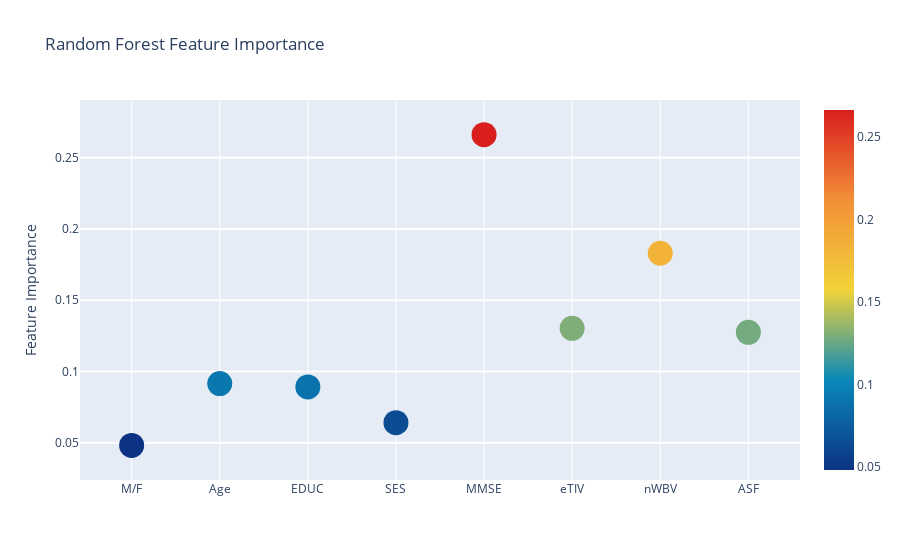
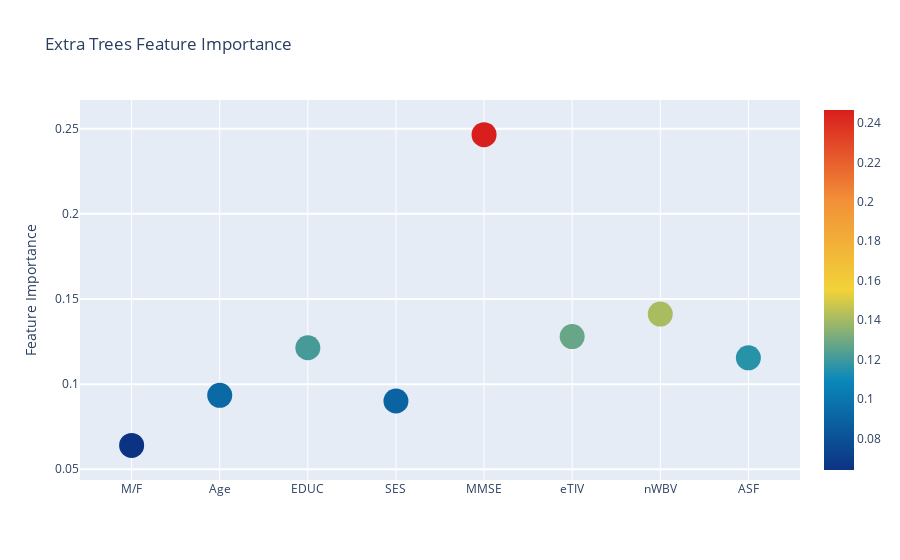
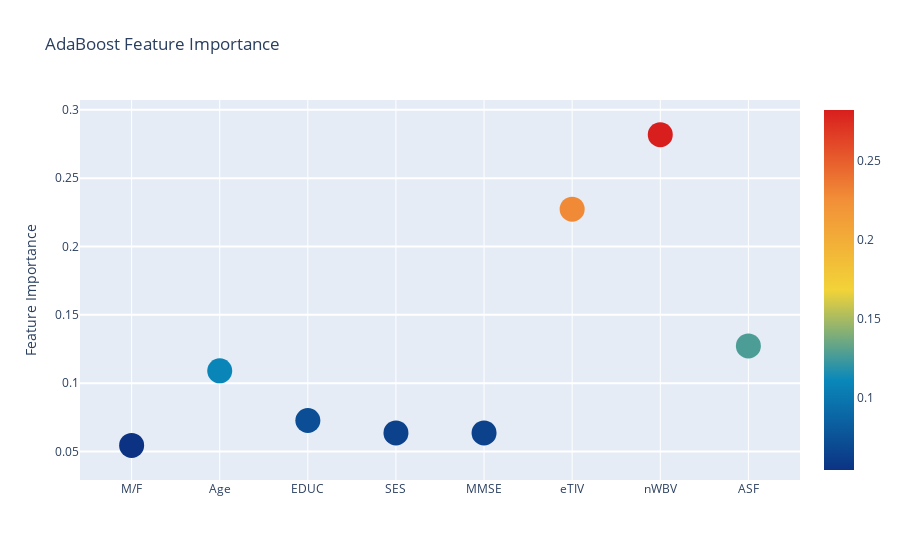
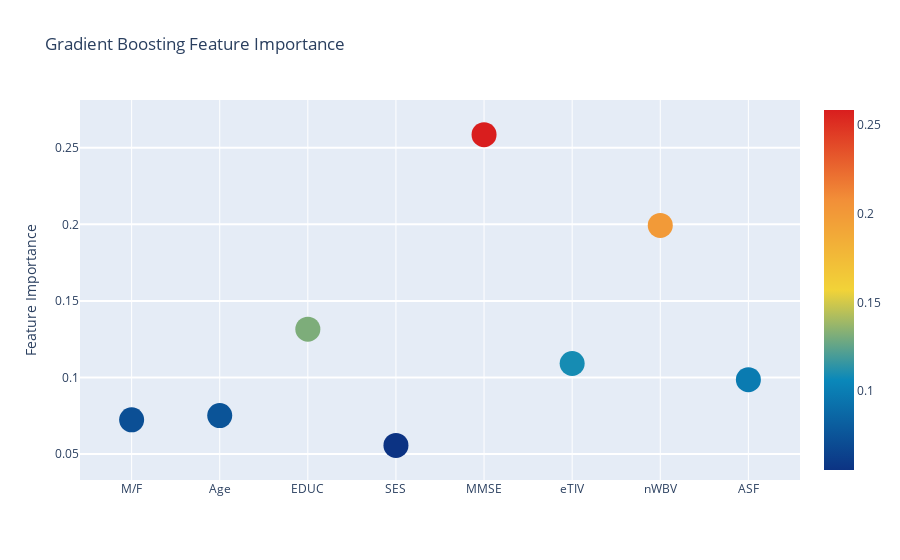

Here is the notebook cell these charts were saved with, in order:
### Markdown cell above
## Graphics:

### Code cell
# Scatter plot 
trace = go.Scatter(
    y = feature_dataframe['Random Forest feature importances'].values,
    x = feature_dataframe['features'].values,
    mode='markers',
    marker=dict(
        sizemode = 'diameter',
        sizeref = 1,
        size = 25,
#       size= feature_dataframe['AdaBoost feature importances'].values,
        #color = np.random.randn(500), #set color equal to a variable
        color = feature_dataframe['Random Forest feature importances'].values,
        colorscale='Portland',
        showscale=True
    ),
    text = feature_dataframe['features'].values
)
data = [trace]

layout= go.Layout(
    autosize= True,
    title= 'Random Forest Feature Importance',
    hovermode= 'closest',
#     xaxis= dict(
#         title= 'Pop',
#         ticklen= 5,
#         zeroline= False,
#         gridwidth= 2,
#     ),
    yaxis=dict(
        title= 'Feature Importance',
        ticklen= 5,
        gridwidth= 2
    ),
    showlegend= False
)
fig = go.Figure(data=data, layout=layout)
py.iplot(fig,filename='scatter2010')

# Scatter plot 
trace = go.Scatter(
    y = feature_dataframe['Extra Trees  feature importances'].values,
    x = feature_dataframe['features'].values,
    mode='markers',
    marker=dict(
        sizemode = 'diameter',
        sizeref = 1,
        size = 25,
#       size= feature_dataframe['AdaBoost feature importances'].values,
        #color = np.random.randn(500), #set color equal to a variable
        color = feature_dataframe['Extra Trees  feature importances'].values,
        colorscale='Portland',
        showscale=True
    ),
    text = feature_dataframe['features'].values
)
data = [trace]

layout= go.Layout(
    autosize= True,
    title= 'Extra Trees Feature Importance',
    hovermode= 'closest',
#     xaxis= dict(
#         title= 'Pop',
#         ticklen= 5,
#         zeroline= False,
#         gridwidth= 2,
#     ),
    yaxis=dict(
        title= 'Feature Importance',
        ticklen= 5,
        gridwidth= 2
    ),
    showlegend= False
)
fig = go.Figure(data=data, layout=layout)
py.iplot(fig,filename='scatter2010')

# Scatter plot 
trace = go.Scatter(
    y = feature_dataframe['AdaBoost feature importances'].values,
    x = feature_dataframe['features'].values,
    mode='markers',
    marker=dict(
        sizemode = 'diameter',
        sizeref = 1,
        size = 25,
#       size= feature_dataframe['AdaBoost feature importances'].values,
        #color = np.random.randn(500), #set color equal to a variable
        color = feature_dataframe['AdaBoost feature importances'].values,
        colorscale='Portland',
        showscale=True
    ),
    text = feature_dataframe['features'].values
)
data = [trace]

layout= go.Layout(
    autosize= True,
    title= 'AdaBoost Feature Importance',
    hovermode= 'closest',
#     xaxis= dict(
#         title= 'Pop',
#         ticklen= 5,
#         zeroline= False,
#         gridwidth= 2,
#     ),
    yaxis=dict(
        title= 'Feature Importance',
        ticklen= 5,
        gridwidth= 2
    ),
    showlegend= False
)
fig = go.Figure(data=data, layout=layout)
py.iplot(fig,filename='scatter2010')

# Scatter plot 
trace = go.Scatter(
    y = feature_dataframe['Gradient Boost feature importances'].values,
    x = feature_dataframe['features'].values,
    mode='markers',
    marker=dict(
        sizemode = 'diameter',
        sizeref = 1,
        size = 25,
#       size= feature_dataframe['AdaBoost feature importances'].values,
        #color = np.random.randn(500), #set color equal to a variable
        color = feature_dataframe['Gradient Boost feature importances'].values,
        colorscale='Portland',
        showscale=True
    ),
    text = feature_dataframe['features'].values
)
data = [trace]

layout= go.Layout(
    autosize= True,
    title= 'Gradient Boosting Feature Importance',
    hovermode= 'closest',
#     xaxis= dict(
#         title= 'Pop',
#         ticklen= 5,
#         zeroline= False,
#         gridwidth= 2,
#     ),
    yaxis=dict(
        title= 'Feature Importance',
        ticklen= 5,
        gridwidth= 2
    ),
    showlegend= False
)
fig = go.Figure(data=data, layout=layout)
py.iplot(fig,filename='scatter2010')

trace = go.Scatter(
    y = feature_dataframe['Xgboost feature importances'].values,
    x = feature_dataframe['features'].values,
    mode='markers',
    marker=dict(
        sizemode = 'diameter',
        sizeref = 1,
        size = 25,
#       size= feature_dataframe['AdaBoost feature importances'].values,
        #color = np.random.randn(500), #set color equal to a variable
        color = feature_dataframe['Xgboost feature importances'].values,
        colorscale='Portland',
        showscale=True
    ),
    text = feature_dataframe['features'].values
)
data = [trace]

layout= go.Layout(
    autosize= True,
    title= 'XgboostFeature Importance',
    hovermode= 'closest',
#     xaxis= dict(
#         title= 'Pop',
#         ticklen= 5,
#         zeroline= False,
#         gridwidth= 2,
#     ),
    yaxis=dict(
        title= 'Feature Importance',
        ticklen= 5,
        gridwidth= 2
    ),
    showlegend= False
)
fig = go.Figure(data=data, layout=layout)
py.iplot(fig,filename='scatter2010')

### Figure 1 — Plotly figure (JSON) as saved in the notebook; plotly's stock layout.template omitted (floating-point values rounded to 4 significant figures)
{"data": [{"marker": {"color": [0.04813, 0.09149, 0.08919, 0.06406, 0.2663, 0.1303, 0.183, 0.1275], "colorscale": [[0, "rgb(12,51,131)"], [0.25, "rgb(10,136,186)"], [0.5, "rgb(242,211,56)"], [0.75, "rgb(242,143,56)"], [1, "rgb(217,30,30)"]], "showscale": true, "size": 25, "sizemode": "diameter", "sizeref": 1}, "mode": "markers", "text": ["M/F", "Age", "EDUC", "SES", "MMSE", "eTIV", "nWBV", "ASF"], "type": "scatter", "x": ["M/F", "Age", "EDUC", "SES", "MMSE", "eTIV", "nWBV", "ASF"], "y": [0.04813, 0.09149, 0.08919, 0.06406, 0.2663, 0.1303, 0.183, 0.1275]}], "layout": {"autosize": true, "hovermode": "closest", "showlegend": false, "title": {"text": "Random Forest Feature Importance"}, "yaxis": {"gridwidth": 2, "ticklen": 5, "title": {"text": "Feature Importance"}}}}

### Figure 2 — Plotly figure (JSON) as saved in the notebook; plotly's stock layout.template omitted (floating-point values rounded to 4 significant figures)
{"data": [{"marker": {"color": [0.06404, 0.09341, 0.1214, 0.09011, 0.2465, 0.1279, 0.1411, 0.1155], "colorscale": [[0, "rgb(12,51,131)"], [0.25, "rgb(10,136,186)"], [0.5, "rgb(242,211,56)"], [0.75, "rgb(242,143,56)"], [1, "rgb(217,30,30)"]], "showscale": true, "size": 25, "sizemode": "diameter", "sizeref": 1}, "mode": "markers", "text": ["M/F", "Age", "EDUC", "SES", "MMSE", "eTIV", "nWBV", "ASF"], "type": "scatter", "x": ["M/F", "Age", "EDUC", "SES", "MMSE", "eTIV", "nWBV", "ASF"], "y": [0.06404, 0.09341, 0.1214, 0.09011, 0.2465, 0.1279, 0.1411, 0.1155]}], "layout": {"autosize": true, "hovermode": "closest", "showlegend": false, "title": {"text": "Extra Trees Feature Importance"}, "yaxis": {"gridwidth": 2, "ticklen": 5, "title": {"text": "Feature Importance"}}}}

### Figure 3 — Plotly figure (JSON) as saved in the notebook; plotly's stock layout.template omitted (floating-point values rounded to 4 significant figures)
{"data": [{"marker": {"color": [0.05455, 0.1091, 0.07273, 0.06364, 0.06364, 0.2273, 0.2818, 0.1273], "colorscale": [[0, "rgb(12,51,131)"], [0.25, "rgb(10,136,186)"], [0.5, "rgb(242,211,56)"], [0.75, "rgb(242,143,56)"], [1, "rgb(217,30,30)"]], "showscale": true, "size": 25, "sizemode": "diameter", "sizeref": 1}, "mode": "markers", "text": ["M/F", "Age", "EDUC", "SES", "MMSE", "eTIV", "nWBV", "ASF"], "type": "scatter", "x": ["M/F", "Age", "EDUC", "SES", "MMSE", "eTIV", "nWBV", "ASF"], "y": [0.05455, 0.1091, 0.07273, 0.06364, 0.06364, 0.2273, 0.2818, 0.1273]}], "layout": {"autosize": true, "hovermode": "closest", "showlegend": false, "title": {"text": "AdaBoost Feature Importance"}, "yaxis": {"gridwidth": 2, "ticklen": 5, "title": {"text": "Feature Importance"}}}}

### Figure 4 — Plotly figure (JSON) as saved in the notebook; plotly's stock layout.template omitted (floating-point values rounded to 4 significant figures)
{"data": [{"marker": {"color": [0.07231, 0.07508, 0.1315, 0.05562, 0.2586, 0.1091, 0.1993, 0.09851], "colorscale": [[0, "rgb(12,51,131)"], [0.25, "rgb(10,136,186)"], [0.5, "rgb(242,211,56)"], [0.75, "rgb(242,143,56)"], [1, "rgb(217,30,30)"]], "showscale": true, "size": 25, "sizemode": "diameter", "sizeref": 1}, "mode": "markers", "text": ["M/F", "Age", "EDUC", "SES", "MMSE", "eTIV", "nWBV", "ASF"], "type": "scatter", "x": ["M/F", "Age", "EDUC", "SES", "MMSE", "eTIV", "nWBV", "ASF"], "y": [0.07231, 0.07508, 0.1315, 0.05562, 0.2586, 0.1091, 0.1993, 0.09851]}], "layout": {"autosize": true, "hovermode": "closest", "showlegend": false, "title": {"text": "Gradient Boosting Feature Importance"}, "yaxis": {"gridwidth": 2, "ticklen": 5, "title": {"text": "Feature Importance"}}}}
